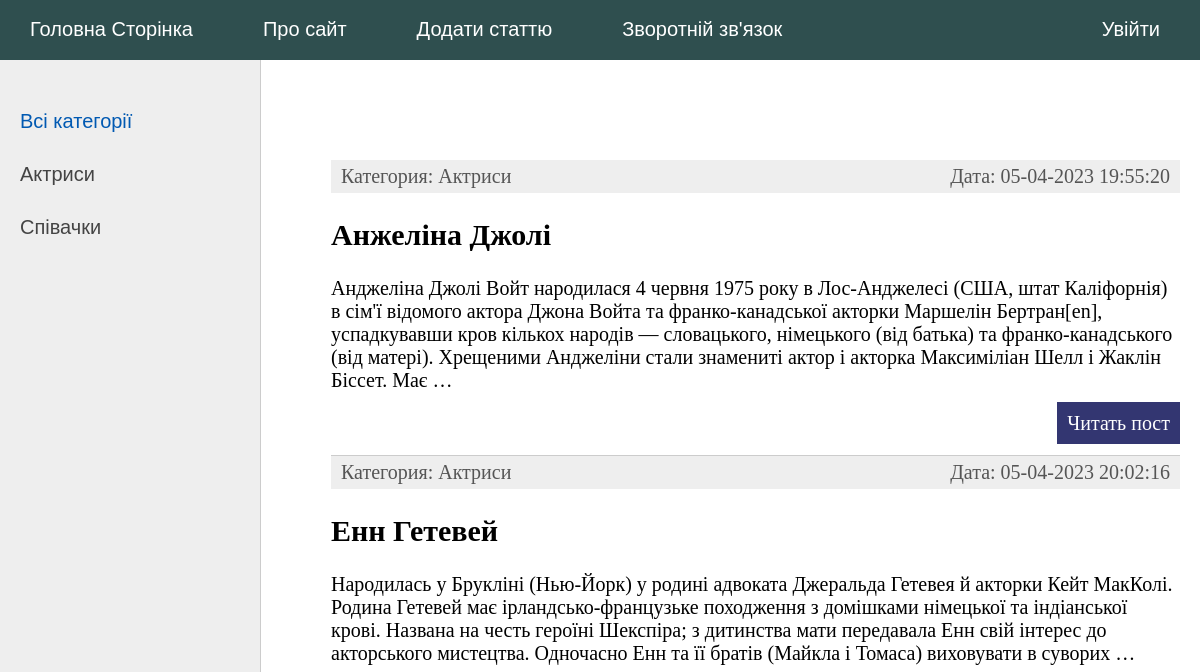
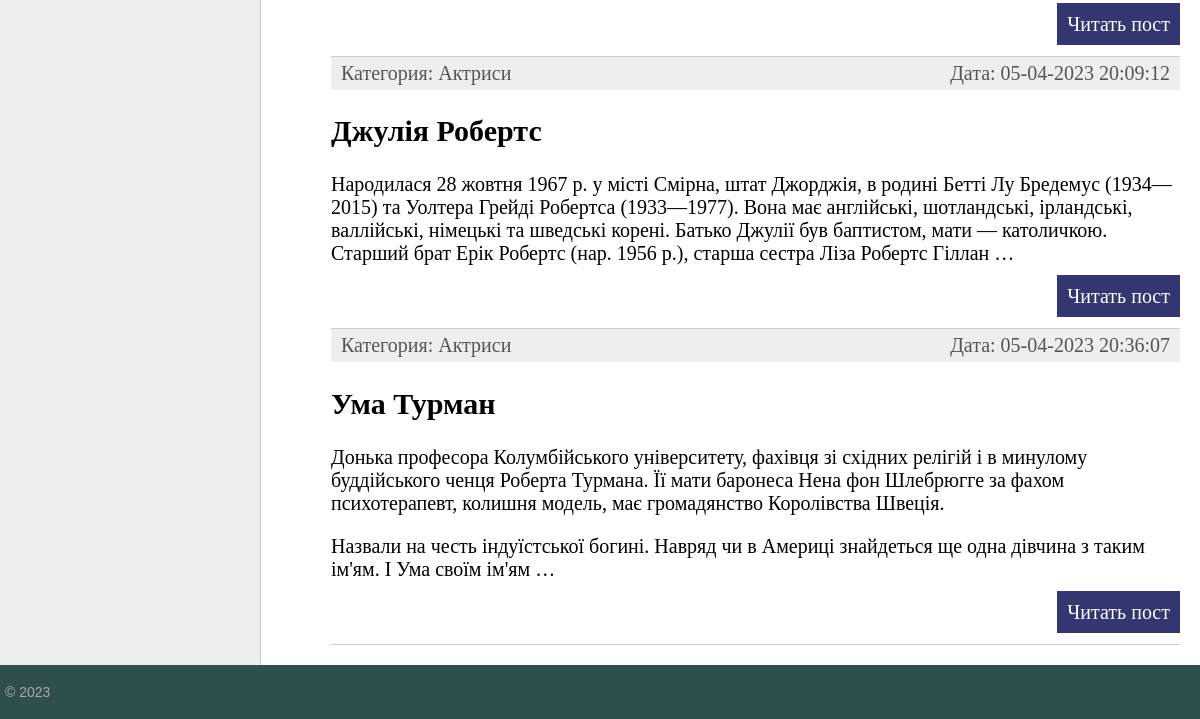
Before: / with the older database file (2 pictures, top to bottom).
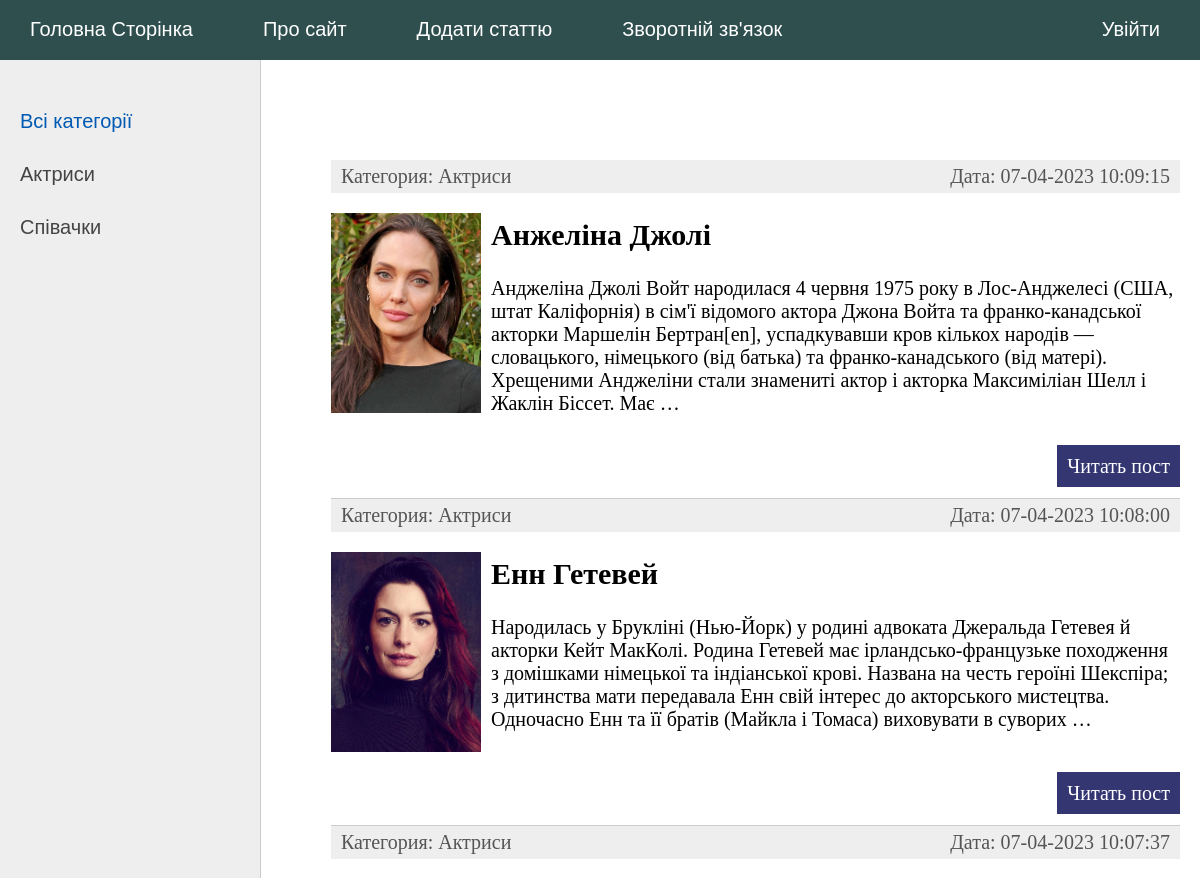
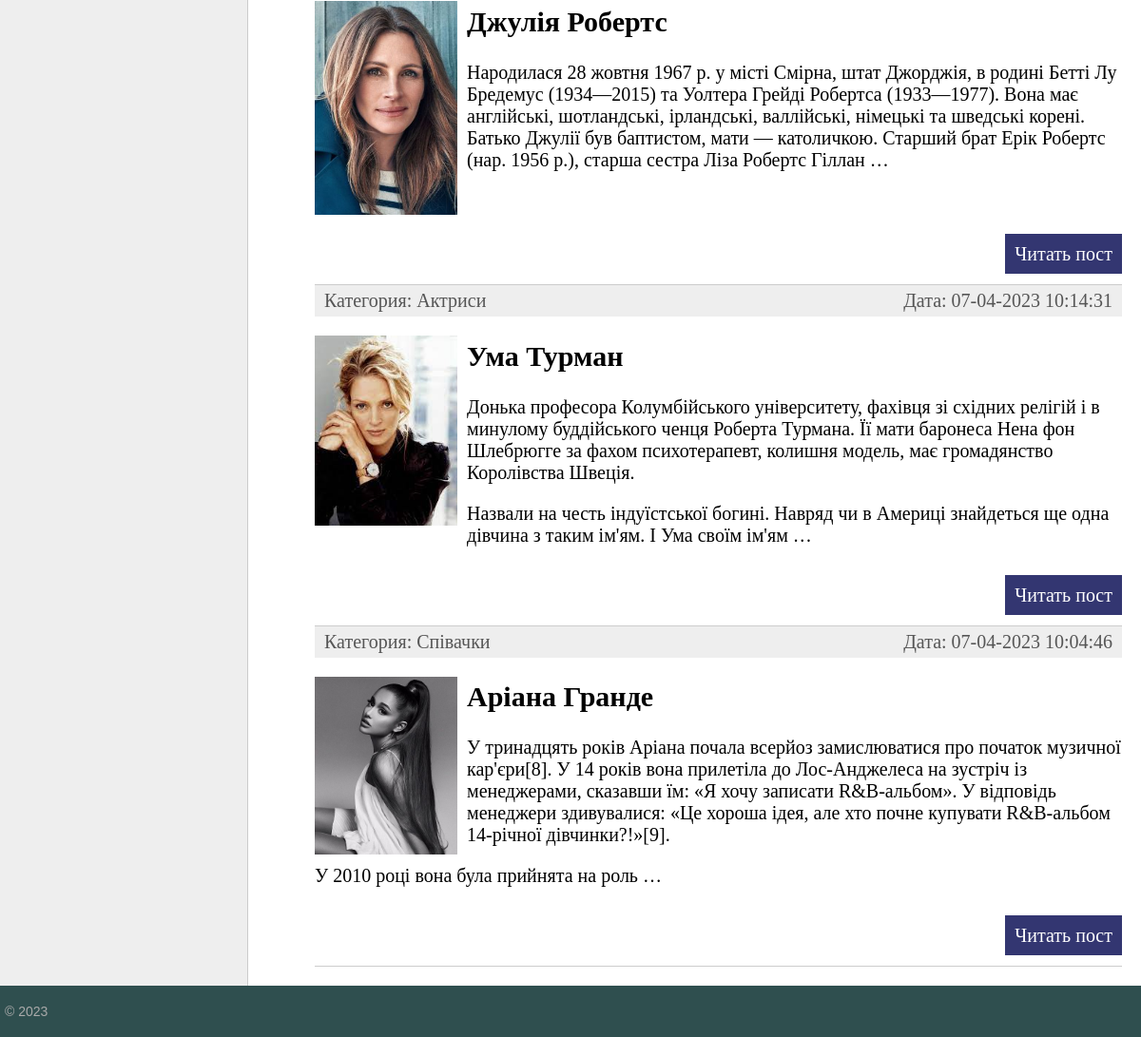
After: the same page with the newer database file (2 pictures, top to bottom).
### women/models.py (models this page shows, shortened)
class Category(models.Model):
    name = models.CharField(max_length=100, db_index=True, verbose_name='Категорія')
    def __str__(self):
        return self.name
    def get_absolute_url(self):
        return reverse('category', kwargs={'cat_id': self.pk})
    class Meta:
        verbose_name = 'Категорію'
        verbose_name_plural = 'Категорії'
        ordering = ['id']

class Women(models.Model):
    title = models.CharField(max_length=255, verbose_name='Заголовок')
    content = models.TextField(blank=True, verbose_name='Текст статті')
    photo = models.ImageField(upload_to="photos/%Y/%m/%d/", verbose_name='Фото')
    time_create = models.DateTimeField(auto_now_add=True, verbose_name='Час створення')
    time_update = models.DateTimeField(auto_now=True, verbose_name='Час внесення змін')
    is_published = models.BooleanField(default=True, verbose_name='Публікація')
    cat = models.ForeignKey('Category', on_delete=models.PROTECT, null=True, verbose_name='Категорія')
    def get_absolute_url(self):
        return reverse('post', kwargs={'post_id': self.pk})
    class Meta:
        verbose_name = 'Відомі жінки'
        verbose_name_plural = 'Відомі жінки'
        ordering = ['time_create', 'title']

### women/views.py (the view)
# urls.py: path('', index, name='home'),
def index(request):
    posts = Women.objects.all()
    cats = Category.objects.all()
    context = {
        'posts': posts,
        'menu': menu,
        'title': 'Головна сторінка',
        'cats': cats,
        'cat_selected': 0,
    }
    return render(request, 'women/index.html', context=context)

### women/templates/women/index.html (shortened to what this page needs)
{% extends 'women/base.html' %}
{% block content %}
<ul class="list-articles">
	{% for p in posts %}
			<li><div class="article-panel">
	<p class="first">Категория: {{p.cat}}</p>
	<p class="last">Дата: {{p.time_update|date:"d-m-Y H:i:s"}}</p>
</div>
{% if p.photo %}
	<p><img class="img-article-left thumb" src="{{p.photo.url}}"></p>
{% endif %}
				<h2>{{p.title}}</h2>
	{% autoescape on %}
	{{p.content|linebreaks|truncatewords:50}}
	{% endautoescape %}
			<p class="link-read-post"><a href="{{ p.get_absolute_url }}">Читать пост</a></p>
			</li>
	{% endfor %}
</ul>
{% endblock %}і

### women/templates/women/base.html (shortened to what this page needs)
{% load static %}
<!DOCTYPE html>
<html>
<head>
	<link type="text/css" href="{% static 'women/css/styles.css' %}" rel="stylesheet" />
</head>
<body>
<table class="table-page" border=0 cellpadding="0" cellspacing="0">
<tr><td valign=top>
{% block mainmenu %}
		<div class="header">
			<ul id="mainmenu" class="mainmenu">
				{% for m in menu %}
					{% if not forloop.last %}
							<li><a href="{% url m.url_name %}">{{m.title}}</a></li>
					{% else %}
							<li class="last"><a href="{% url m.url_name %}">{{m.title}}</a></li>
					{% endif %}
				{% endfor %}
			</ul>
		</div>
{% endblock mainmenu %}
<table class="table-content" border=0 cellpadding="0" cellspacing="0">
<tr>
	<td valign="top" class="left-chapters">
	<ul id="leftchapters">
		{% if cat_selected == 0 %}
			<li class="selected">Всі категорії</li>
		{% else %}
			<li><a href="{% url 'home' %}">Всі категорії</a></li>
		{% endif %}
		{% for c in cats %}
			{% if c.pk == cat_selected %}
				<li class="selected">{{c.name}}</li>
			{% else %}
				<li><a href="{{ c.get_absolute_url }}">{{c.name}}</a></li>
			{% endif %}
		{% endfor %}
	</ul>
</td>
<td valign="top" class="content">
	<div class="content-text">
{% block content %}
{% endblock %}
	</div>
</td></tr></table>
</td></tr>
<tr><td valign=top>
	<div id="footer">
		<p>&copy; 2023 </p>
	</div>
</td></tr></table>
</body>
</html>

### women/static/women/css/styles.css (style rules this page uses)
html, body { font-family: 'Arial'; margin: 0; padding: 0; height: 100%; width: 100%; color: #444; }
a { color: #0059b2; text-decoration: none; }
img { max-width: 600px; height: auto; }
img.img-article-left { max-width: 300px; height: auto; float: left; padding: 0 10px 10px 0; }
img.img-article-left.thumb { max-width: 150px; height: auto; }
p.link-read-post { text-align: right; }
p.link-read-post a { padding: 10px; min-width: 100px; background: #333671; color: #fff; text-decoration: none; }
div.article-panel { background: #eee; padding: 5px 10px 5px 10px; box-sizing: border-box; overflow: hidden; color: #555; }
div.article-panel p.first { margin: 0; float: left; }
div.article-panel p.last { margin: 0; float: right; }
ul.list-articles { list-style: none; margin: 0; padding: 0; }
ul.list-articles li { border-bottom: 1px solid #ccc; }
.table-page { width: 100%; height: 100%; vertical-align: top; }
.table-page tr { height: 100%; }
.header { background:darkslategrey; height: 60px; }
ul.mainmenu { list-style: none; margin: 0; padding: 0; height: 60px; color: white; font-size: 20px; overflow: hidden; }
ul.mainmenu li { float: left; margin: 18px 40px 0 30px; }
ul.mainmenu li.last { float: right; }
ul.mainmenu li a { color: white; text-decoration: none; }
.table-content { width: 100%; min-height: 100%; height: 100%; }
.left-chapters { margin: 0; background: #eee; border-right: 1px solid #ccc; min-height: 100%; }
.left-chapters ul { width: 230px; min-height: 100%; margin: 0; padding: 20px 10px 10px 20px; list-style: none; font-size: 20px; }
.left-chapters ul li { margin: 30px 0 0 0; color: #999; }
.left-chapters ul li.selected { color: #0059b2; }
.left-chapters ul li a { color: #444; text-decoration: none; }
.content { padding: 40px 20px 20px 40px; width: 100%; box-sizing: border-box; }
.content-text { margin: 60px 0 0 30px; color: #000; font-size: 20px; font-family: Yandex Sans Display Light; }
#footer { box-sizing: border-box; background:darkslategrey; padding: 5px; color: #aaa; font-size: 14px; font-family: Verdana, Geneva, Arial, Helvetica; text-align: left; overflow: hidden; }

Changed rows visible on the page:
changed Women "Анжеліна Джолі": time_update "05-04-2023 19:55:20" → "07-04-2023 10:09:15"; photo: picture added
changed Women "Енн Гетевей": time_update "05-04-2023 20:02:16" → "07-04-2023 10:08:00"; photo: picture added
changed Women "Джулія Робертс": time_update "05-04-2023 20:09:12" → "07-04-2023 10:07:37"; photo: picture added
changed Women "Ума Турман": time_update "05-04-2023 20:36:07" → "07-04-2023 10:14:31"; photo: picture added
added Women: cat "Співачки", time_update "07-04-2023 10:04:46", photo (picture), title "Аріана Гранде", content "У тринадцять років Аріана почала всерйоз замислюватися про початок музичної кар'єри[8]. У 14 років вона прилетіла до Лос-Анджелеса на зустріч із менеджерами, сказавши їм: «Я хочу записати R&B-альбом». У відповідь менеджери здивувалися: «Це хороша ідея, але хто почне купувати R&B-альбом 14-річної дівчинки?!»[9]. У 2010 році вона була прийнята на роль …"
